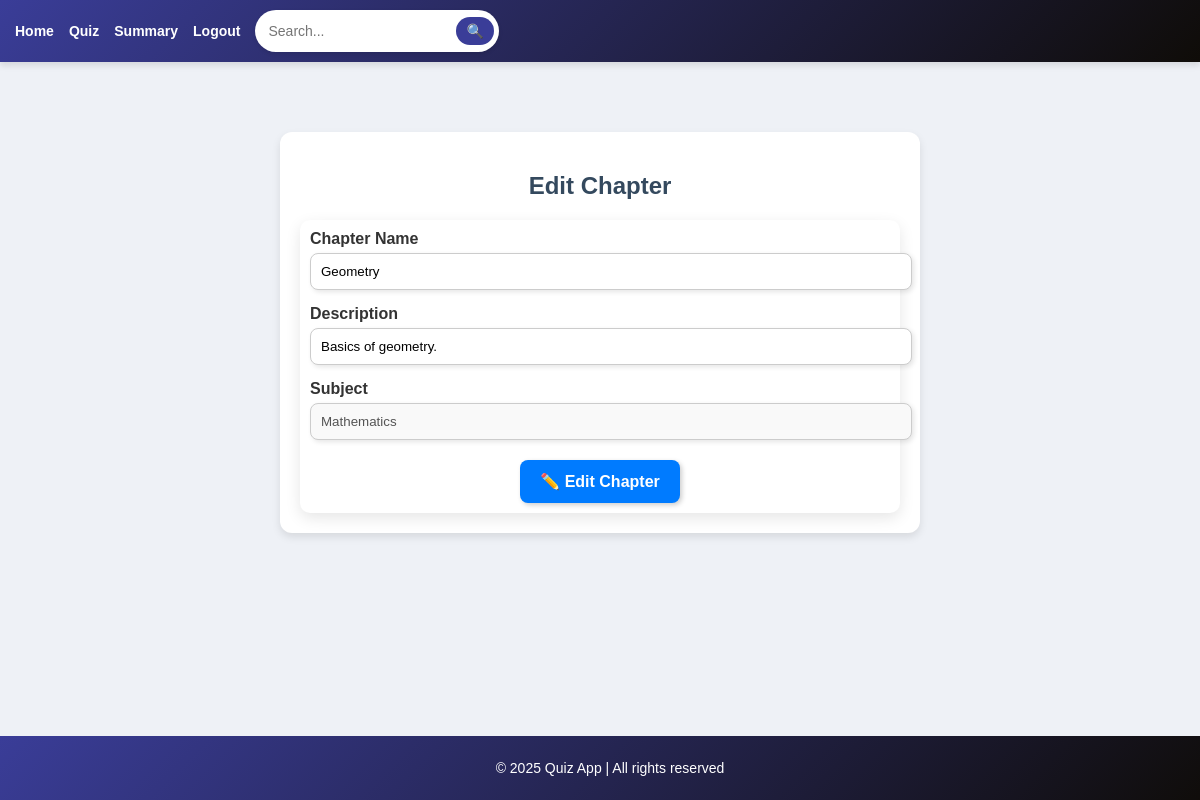
The app's page /chapter/2/edit (signed in) with its own data.
### models.py (models this page shows, shortened)
class Chapter(db.Model):
    __tablename__ = 'chapters'
    id = db.Column(db.Integer, primary_key=True)
    chapter_name = db.Column(db.String(80), unique=True, nullable=False)
    description = db.Column(db.String(255), nullable=True)
    subject_id = db.Column(db.Integer, db.ForeignKey('subjects.id'), nullable=False)
    quizzes = db.relationship('Quiz', backref='chapter', lazy=True)

class Subject(db.Model):
    __tablename__ = 'subjects'
    id = db.Column(db.Integer, primary_key=True)
    subject_name = db.Column(db.String(80), unique=True, nullable=False)
    description = db.Column(db.String(255), nullable=True)
    chapters = db.relationship('Chapter', backref='subject', lazy=True)

### app.py (the view, shortened to what this page needs)
@app.route('/chapter/<int:chapter_id>/edit', methods=['GET', 'POST'])
@admin_required
def edit_chapter(chapter_id):
    chapter = Chapter.query.get_or_404(chapter_id)
    return render_template('edit_chapter.html', chapter=chapter)

### app.py (called while the page is built)
def admin_required(f):
    @wraps(f)
    def decorated_function(*args, **kwargs):
        if "user_id" not in session or session.get('user_role') != 'admin':
            flash("Unauthorized access!", "danger")
            return redirect(url_for("login"))
        return f(*args, **kwargs)
    return decorated_function

### templates/edit_chapter.html (shortened to what this page needs)
{% extends 'base.html' %}
{% block content %}
<div style="max-width: 600px; margin: 50px auto; background: #ffffff; padding: 20px; border-radius: 12px;
            box-shadow: 0 4px 8px rgba(0, 0, 0, 0.1); text-align: center;">
    <h2 style="color: #34495e; font-weight: bold;">Edit Chapter</h2>
    <form method="POST">
        <div style="margin-bottom: 15px; text-align: left;">
            <label style="font-weight: bold; display: block; margin-bottom: 5px;">Chapter Name</label>
            <input type="text" name="chapter_name" value="{{ chapter.chapter_name }}" required
                   style="width: 100%; padding: 10px; border: 1px solid #ccc; border-radius: 8px;
                          box-shadow: 2px 2px 5px rgba(0, 0, 0, 0.1);">
        </div>
        <div style="margin-bottom: 15px; text-align: left;">
            <label style="font-weight: bold; display: block; margin-bottom: 5px;">Description</label>
            <input type="text" name="chapter_description" value="{{ chapter.description }}"
                   style="width: 100%; padding: 10px; border: 1px solid #ccc; border-radius: 8px;
                          box-shadow: 2px 2px 5px rgba(0, 0, 0, 0.1);">
        </div>
        <div style="margin-bottom: 15px; text-align: left;">
            <label style="font-weight: bold; display: block; margin-bottom: 5px;">Subject</label>
            <input type="text" value="{{ chapter.subject.subject_name }}" disabled
                   style="width: 100%; padding: 10px; border: 1px solid #ccc; border-radius: 8px;
                          background: #f9f9f9; box-shadow: 2px 2px 5px rgba(0, 0, 0, 0.1);">
        </div>
        <div style="margin-top: 20px;">
            <button type="submit"
                    style="background: #007bff; color: white; border: none; padding: 12px 20px; border-radius: 8px;
                           cursor: pointer; box-shadow: 2px 2px 5px rgba(0, 0, 0, 0.2); font-size: 16px;">
                ✏️ Edit Chapter
            </button>
        </div>
    </form>
</div>
{% endblock %}

### templates/base.html (style rules this page uses)
form { background: white; padding: 10px; border-radius: 10px; box-shadow: 0px 5px 15px rgba(0, 0, 0, 0.1); }
input, select { border: 2px solid #3a3d98; border-radius: 10px; padding: 8px; }
button { font-size: 14px; font-weight: bold; padding: 8px 12px; }
body { font-family: 'Poppins', Arial, sans-serif; margin: 0; padding: 0; background-color: #eef1f6; color: #333; }

### records on screen
Chapter: chapter_name "Geometry", chapter_description "Basics of geometry."
Subject: subject.subject_name "Mathematics"
